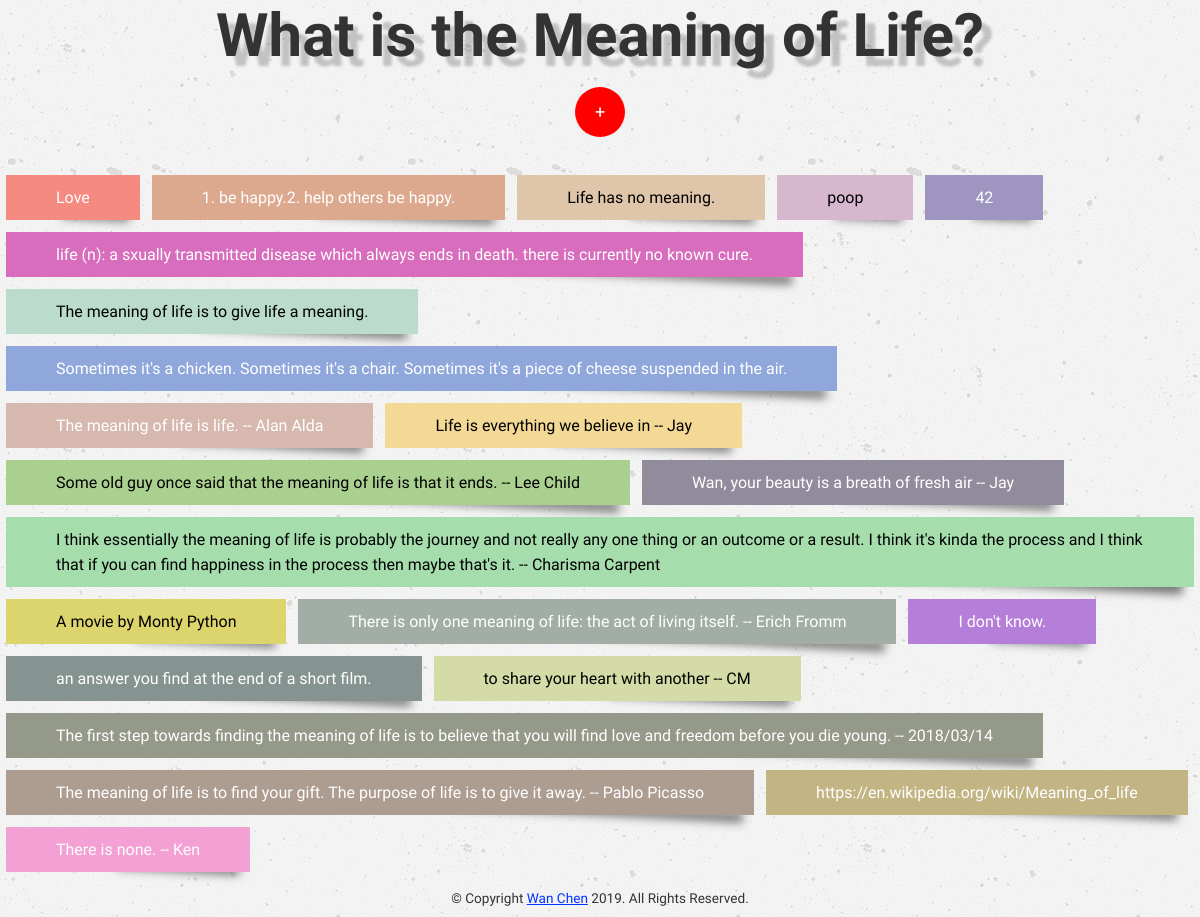
The page / on the database its author committed.
### tables this page shows
CREATE TABLE `meaningoflife` (
  `answer` varchar(256) NOT NULL,
  `nickname` varchar(16) NOT NULL,
  `likes` int(11) NOT NULL,
  `id` int(11) NOT NULL AUTO_INCREMENT,
  PRIMARY KEY (`id`)
);

### display.php (the view, shortened to what this page needs)
<?php
$conn = OpenConnection();
$tbname = "meaningoflife";
$sql = "SELECT id, answer, nickname, likes
		FROM " . $tbname .
		" ORDER BY likes DESC";
$result = $conn->query($sql);
if ($result->num_rows > 0) {
    while($row = $result->fetch_assoc()) {
        echo "<div class='answer'>" . $row["answer"];
		echo empty($row["nickname"]) ? "" : "<span class='nickname'> -- " . $row["nickname"] . "</span>";
		echo "</div>";
    }
}
?>

### index.php (shortened to what this page needs)
<!DOCTYPE html>
<html class="no-js" lang="en">
<head>
	<link rel="stylesheet" href="style/reset.css" />
	<link rel="stylesheet" href="style/style.css" />
</head>
<body>
	<div class="wrapper">
		<header>
			<p id="question">What is the Meaning of Life?</p>
			<span class="button" id="button-add">+</span>
		</header>
		<div id="answers-wrapper">
			<?php require 'display.php'; ?>
		</div>
		<footer>
			<p><small>&copy; Copyright <a href="http://chen-wan.com">Wan Chen</a> <?php echo date("Y")?>. All Rights Reserved.</small></p>
		</footer>
	</div>
</body>
</html>

### style/style.css (style rules this page uses)
body { font-family: 'Indie Flower', cursive; }
body, select, input, textarea { color: #333; }
a { color: #03f; }
a:link { -webkit-tap-highlight-color: #fcd700; }
body { background-image: url("../images/background.png"); }
.button { display:inline-block; margin:16px 32px 32px 32px; background:red; color:white; border-radius:50%; font-size:large; width:50px; height:50px; line-height:50px; text-align:center; border:none; outline:none; }
header { text-align:center; }
#question { font-family: 'Rock Salt', cursive; font-size: 5vw; font-weight:bold; text-shadow: 10px 10px 3px rgba(0,0,0,0.2); }
.answer { position:relative; margin:6px; padding:10px 50px; line-height:25px; color:white; display:inline-block; float:left; }
.answer:after { z-index: -1; position: absolute; content: ""; bottom: 15px; right: 10px; left: auto; width: 50%; top: 20px; max-width:300px; background: #777; -webkit-box-shadow: 0 15px 10px #777; -moz-box-shadow: 0 15px 10px #777; box-shadow: 0 15px 10px #777; -webkit-transform: rotate(3deg); -moz-transform: rotate(3deg); -o-transform: rotate(3deg); -ms-transform: rotate(3deg); transform: rotate(3deg); }
#answers-wrapper:after { content:" "; display:block; height:0; clear:both; }
footer { text-align:center; padding:10px 0; }

### rows shown on the page
meaningoflife: answer "Love"
meaningoflife: answer "1. be happy.2. help others be happy."
meaningoflife: answer "Life has no meaning."
meaningoflife: answer "poop"
meaningoflife: answer "42"
meaningoflife: answer "life (n): a sxually transmitted disease which always ends in death. there is currently no known cure."
meaningoflife: answer "The meaning of life is to give life a meaning."
meaningoflife: answer "Sometimes it's a chicken. Sometimes it's a chair. Sometimes it's a piece of cheese suspended in the air."
meaningoflife: answer "The meaning of life is life.", nickname "Alan Alda"
meaningoflife: answer "Life is everything we believe in", nickname "Jay"
meaningoflife: answer "Some old guy once said that the meaning of life is that it ends.", nickname "Lee Child"
meaningoflife: answer "Wan, your beauty is a breath of fresh air", nickname "Jay"
meaningoflife: answer "I think essentially the meaning of life is probably the journey and not really any one thing or an outcome or a result. I think it's kinda the process and I think that if you can find happiness in the process then maybe that's it.", nickname "Charisma Carpent"
meaningoflife: answer "A movie by Monty Python"
meaningoflife: answer "There is only one meaning of life: the act of living itself.", nickname "Erich Fromm"
meaningoflife: answer "I don't know."
meaningoflife: answer "an answer you find at the end of a short film."
meaningoflife: answer "to share your heart with another", nickname "CM"
meaningoflife: answer "The first step towards finding the meaning of life is to believe that you will find love and freedom before you die young.", nickname "2018/03/14"
meaningoflife: answer "The meaning of life is to find your gift. The purpose of life is to give it away.", nickname "Pablo Picasso"
meaningoflife: answer "https://en.wikipedia.org/wiki/Meaning_of_life"
meaningoflife: answer "There is none.", nickname "Ken"
